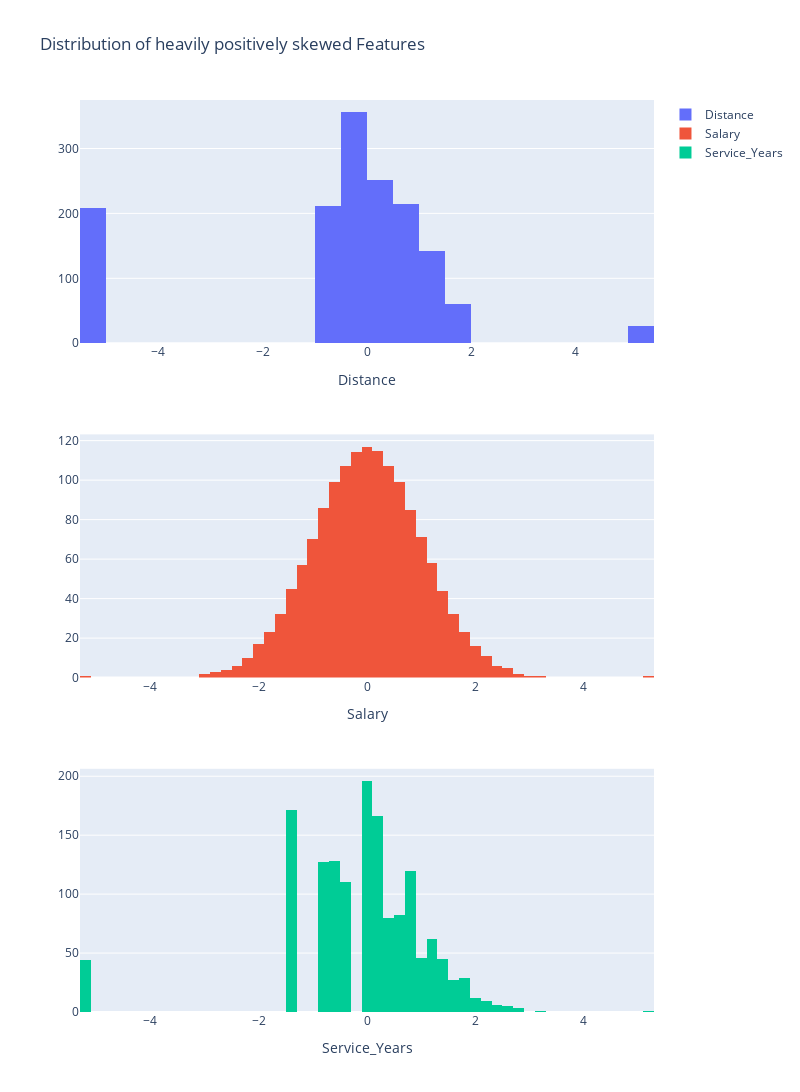

Notebook code for this chart:
### Code cell
plot_distribution(df_deskewd, transform_features, 'Distribution of heavily positively skewed Features')

### Figure 1 — Plotly figure (JSON) as saved in the notebook; plotly's stock layout.template omitted (floating-point values rounded to 4 significant figures; data arrays with more than 128 entries replaced by an {"elided": "..."} marker saying what was removed)
{"data": [{"name": "Distance", "type": "histogram", "x": {"elided": "1470 float values"}, "xaxis": "x", "yaxis": "y"}, {"name": "Salary", "type": "histogram", "x": {"elided": "1470 float values"}, "xaxis": "x2", "yaxis": "y2"}, {"name": "Service_Years", "type": "histogram", "x": {"elided": "1470 float values"}, "xaxis": "x3", "yaxis": "y3"}], "layout": {"height": 1200, "title": {"text": "Distribution of heavily positively skewed Features"}, "width": 800, "xaxis": {"anchor": "y", "domain": [0, 1], "title": {"text": "Distance"}}, "xaxis2": {"anchor": "y2", "domain": [0, 1], "title": {"text": "Salary"}}, "xaxis3": {"anchor": "y3", "domain": [0, 1], "title": {"text": "Service_Years"}}, "yaxis": {"anchor": "x", "domain": [0.7333, 1]}, "yaxis2": {"anchor": "x2", "domain": [0.3667, 0.6333]}, "yaxis3": {"anchor": "x3", "domain": [0, 0.2667]}}}
